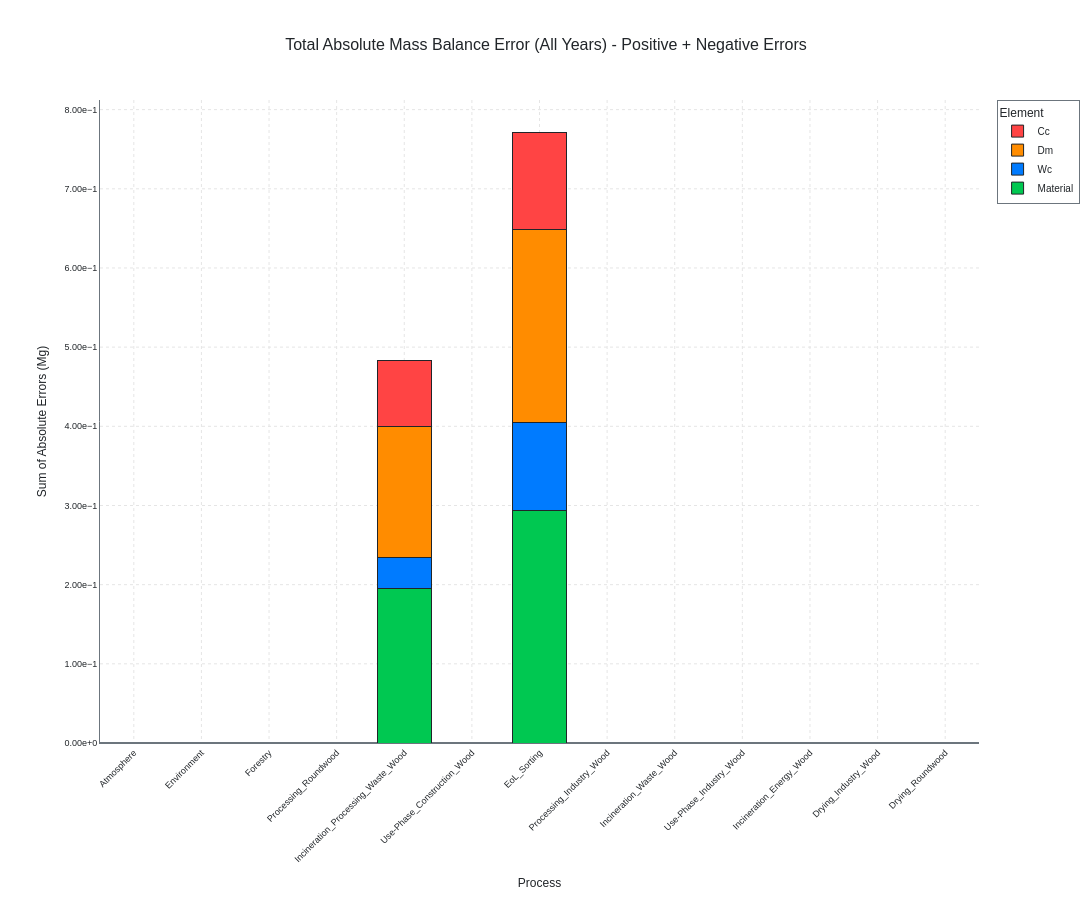

Notebook cell for this chart:
### Markdown cell above
## 2.2 Mass Balance Validation

### Code cell
print("\n" + "="*60)
print("⚖️ MASS BALANCE VERIFICATION (BASELINE)")
print("="*60)
plotting.plot_total_mass_balance_error(mfa_results_baseline)
plotting.plot_optimized_mass_balance_error(mfa_results_baseline)

### Figure 1 — Plotly figure (JSON) as saved in the notebook; plotly's stock layout.template omitted (floating-point values rounded to 4 significant figures)
{"data": [{"hovertemplate": "<b>%{x}</b><br>Material: %{y:.2e} Mg<extra></extra>", "marker": {"color": "#00C851", "line": {"color": "#212529", "width": 1}}, "name": "Material", "type": "bar", "x": ["Atmosphere", "Environment", "Forestry", "Processing_Roundwood", "Incineration_Processing_Waste_Wood", "Use-Phase_Construction_Wood", "EoL_Sorting", "Processing_Industry_Wood", "Incineration_Waste_Wood", "Use-Phase_Industry_Wood", "Incineration_Energy_Wood", "Drying_Industry_Wood", "Drying_Roundwood"], "y": [0, 0, 1.543e-09, 5.675e-10, 0.1951, 0, 0.2937, 2.11e-10, 1.551e-09, 0, 7.421e-10, 8.458e-10, 1.877e-09]}, {"hovertemplate": "<b>%{x}</b><br>Wc: %{y:.2e} Mg<extra></extra>", "marker": {"color": "#007BFF", "line": {"color": "#212529", "width": 1}}, "name": "Wc", "type": "bar", "x": ["Atmosphere", "Environment", "Forestry", "Processing_Roundwood", "Incineration_Processing_Waste_Wood", "Use-Phase_Construction_Wood", "EoL_Sorting", "Processing_Industry_Wood", "Incineration_Waste_Wood", "Use-Phase_Industry_Wood", "Incineration_Energy_Wood", "Drying_Industry_Wood", "Drying_Roundwood"], "y": [0, 0, 1.921e-09, 8.185e-11, 0.03868, 0, 0.111, 5.389e-11, 0, 0, 0, 2.146e-10, 1.31e-10]}, {"hovertemplate": "<b>%{x}</b><br>Dm: %{y:.2e} Mg<extra></extra>", "marker": {"color": "#FF8C00", "line": {"color": "#212529", "width": 1}}, "name": "Dm", "type": "bar", "x": ["Atmosphere", "Environment", "Forestry", "Processing_Roundwood", "Incineration_Processing_Waste_Wood", "Use-Phase_Construction_Wood", "EoL_Sorting", "Processing_Industry_Wood", "Incineration_Waste_Wood", "Use-Phase_Industry_Wood", "Incineration_Energy_Wood", "Drying_Industry_Wood", "Drying_Roundwood"], "y": [0, 0, 1.717e-09, 1.033e-09, 0.1659, 0, 0.2445, 4.211e-10, 0, 0, 0, 0, 0]}, {"hovertemplate": "<b>%{x}</b><br>Cc: %{y:.2e} Mg<extra></extra>", "marker": {"color": "#FF4444", "line": {"color": "#212529", "width": 1}}, "name": "Cc", "type": "bar", "x": ["Atmosphere", "Environment", "Forestry", "Processing_Roundwood", "Incineration_Processing_Waste_Wood", "Use-Phase_Construction_Wood", "EoL_Sorting", "Processing_Industry_Wood", "Incineration_Waste_Wood", "Use-Phase_Industry_Wood", "Incineration_Energy_Wood", "Drying_Industry_Wood", "Drying_Roundwood"], "y": [0, 0, 9.168e-10, 3.856e-10, 0.083, 0, 0.1223, 1.537e-10, 0, 0, 0, 0, 0]}], "layout": {"barmode": "stack", "font": {"color": "#212529", "family": "Arial, sans-serif", "size": 10}, "height": 900, "legend": {"bgcolor": "rgba(255,255,255,0.8)", "bordercolor": "#6C757D", "borderwidth": 1, "font": {"color": "#212529", "family": "Arial, sans-serif", "size": 10}, "title": {"text": "Element"}}, "margin": {"b": 100, "l": 100, "r": 50, "t": 100}, "paper_bgcolor": "#FFFFFF", "plot_bgcolor": "#FFFFFF", "title": {"font": {"color": "#212529", "family": "Arial, sans-serif", "size": 16}, "text": "Total Absolute Mass Balance Error (All Years) - Positive + Negative Errors", "x": 0.5, "xanchor": "center"}, "width": 1200, "xaxis": {"gridcolor": "#E5E5E5", "griddash": "dot", "gridwidth": 1, "linecolor": "#6C757D", "linewidth": 1, "tickangle": -45, "tickfont": {"color": "#212529", "family": "Arial, sans-serif", "size": 9}, "title": {"font": {"color": "#212529", "family": "Arial, sans-serif", "size": 12}, "text": "Process"}, "zeroline": true, "zerolinecolor": "#6C757D"}, "yaxis": {"gridcolor": "#E5E5E5", "griddash": "dot", "gridwidth": 1, "linecolor": "#6C757D", "linewidth": 1, "rangemode": "tozero", "tickfont": {"color": "#212529", "family": "Arial, sans-serif", "size": 9}, "tickformat": ".2e", "title": {"font": {"color": "#212529", "family": "Arial, sans-serif", "size": 12}, "text": "Sum of Absolute Errors (Mg)"}, "zeroline": true, "zerolinecolor": "#6C757D"}}}
